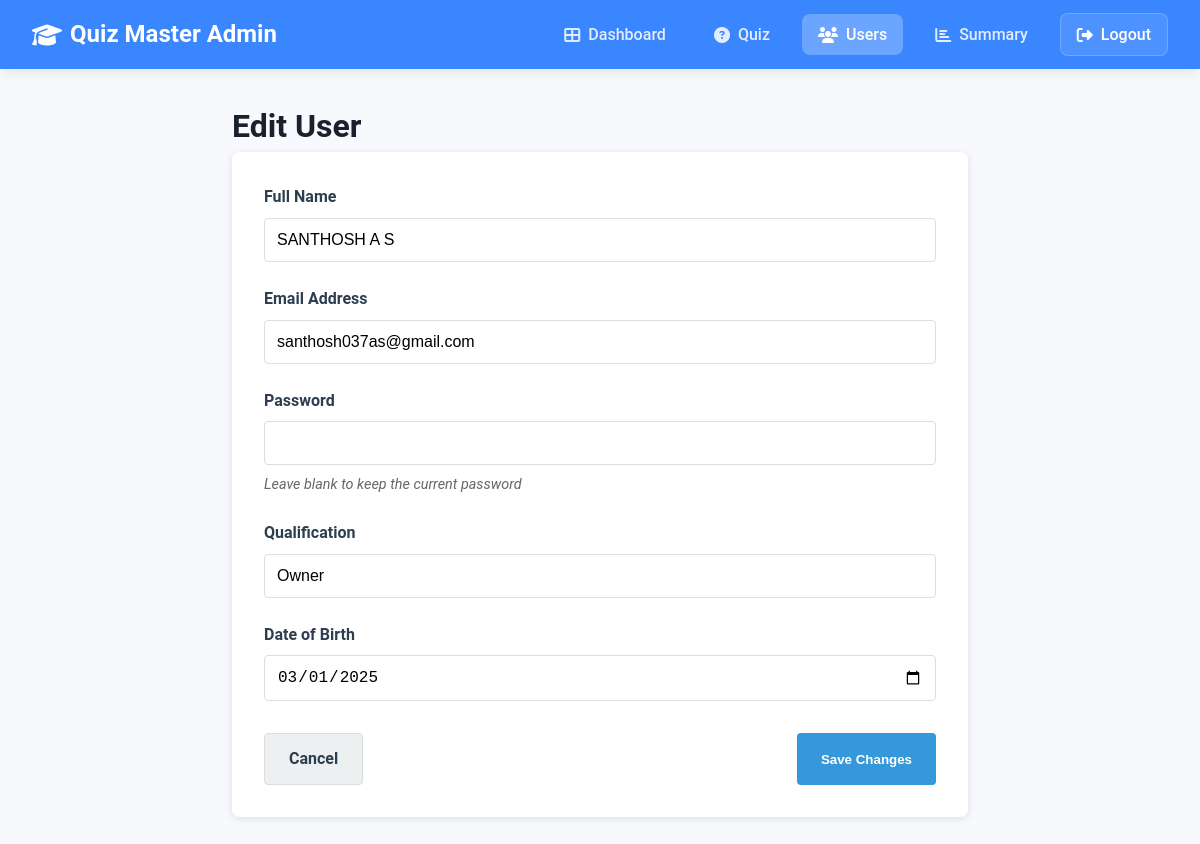
/admin/user/3/edit (signed in), run on the app's committed database.
### app.py (models this page shows, shortened)
class User(db.Model):
    __table_args__ = {'extend_existing': True}
    id = db.Column(db.Integer, primary_key=True)
    email = db.Column(db.String(120), unique=True, nullable=False)
    password = db.Column(db.String(200), nullable=False)
    full_name = db.Column(db.String(100), nullable=False)
    qualification = db.Column(db.String(100), nullable=False)
    dob = db.Column(db.Date, nullable=False)
    is_admin = db.Column(db.Boolean, default=False)
    quiz_attempts = db.relationship('QuizAttempt', back_populates='user', lazy=True)

### app.py (the view, shortened to what this page needs)
@app.route('/admin/user/<int:user_id>/edit', methods=['GET', 'POST'])
@admin_required
def edit_user(user_id):
    user = User.query.get_or_404(user_id)
    if user.is_admin and user.id != session['user_id']:
        flash('Cannot edit admin user.', 'error')
        return redirect(url_for('users'))
    return render_template('admin/edit_user.html', user=user, active_page='users')

### app.py (called while the page is built)
def get_current_user():
    if 'user_id' in session:
        return User.query.get(session['user_id'])
    return None

@app.context_processor
def utility_processor():
    return dict(current_user=get_current_user())

def admin_required(f):
    @wraps(f)
    def decorated_function(*args, **kwargs):
        if 'user_id' not in session:
            flash('Please login first.', 'error')
            return redirect(url_for('login'))
        user = User.query.get(session['user_id'])
        if not user or not user.is_admin:
            flash('Admin access required.', 'error')
            return redirect(url_for('dashboard'))
        return f(*args, **kwargs)
    return decorated_function

### templates/admin/edit_user.html (shortened to what this page needs)
<!DOCTYPE html>
<html lang="en">
<head>
    <link rel="stylesheet" href="https://cdnjs.cloudflare.com/ajax/libs/font-awesome/6.4.0/css/all.min.css">
    <link href="/static/navbar.css" rel="stylesheet">
</head>
<body>
    <nav class="navbar">
        <div class="nav-container">
            <div class="brand">
                <i class="fas fa-graduation-cap"></i>
                Quiz Master Admin
            </div>
            <div class="nav-links">
                <a href="{{ url_for('admin_dashboard') }}" {% if active_page == 'home' %}class="active"{% endif %}>
                    <i class="fas fa-th-large"></i> Dashboard
                </a>
                <a href="{{ url_for('admin_quiz') }}" {% if active_page == 'quiz' %}class="active"{% endif %}>
                    <i class="fas fa-question-circle"></i> Quiz
                </a>
                <a href="{{ url_for('users') }}" {% if active_page == 'users' %}class="active"{% endif %}>
                    <i class="fas fa-users"></i> Users
                </a>
                <a href="{{ url_for('admin_summary') }}" {% if active_page == 'summary' %}class="active"{% endif %}>
                    <i class="fas fa-chart-bar"></i> Summary
                </a>
                <a href="{{ url_for('logout') }}" class="logout-btn">
                    <i class="fas fa-sign-out-alt"></i> Logout
                </a>
            </div>
        </div>
    </nav>
    <div class="container">
        <h1>Edit User</h1>
        <div class="card">
            <form action="{{ url_for('edit_user', user_id=user.id) }}" method="POST">
                <div class="form-group">
                    <label for="full_name">Full Name</label>
                    <input type="text" id="full_name" name="full_name" class="form-control" value="{{ user.full_name }}" required>
                </div>
                <div class="form-group">
                    <label for="email">Email Address</label>
                    <input type="email" id="email" name="email" class="form-control" value="{{ user.email }}" required>
                </div>
                <div class="form-group">
                    <label for="password">Password</label>
                    <input type="password" id="password" name="password" class="form-control">
                    <p class="password-note">Leave blank to keep the current password</p>
                </div>
                <div class="form-group">
                    <label for="qualification">Qualification</label>
                    <input type="text" id="qualification" name="qualification" class="form-control" value="{{ user.qualification }}" required>
                </div>
                <div class="form-group">
                    <label for="dob">Date of Birth</label>
                    <input type="date" id="dob" name="dob" class="form-control" value="{{ user.dob.isoformat() }}" required>
                </div>
                <div class="btn-actions">
                    <a href="{{ url_for('users') }}" class="btn btn-secondary">Cancel</a>
                    <button type="submit" class="btn btn-primary">Save Changes</button>
                </div>
            </form>
        </div>
    </div>
</body>
</html>

### static/navbar.css (style rules this page uses)
:root { --primary-color: #3a86ff; --primary-hover: #2667e0; --primary-light: #d9e6ff; --secondary-color: #5e6c84; --secondary-light: #eef2f6; --success-color: #2cb67d; --warning-color: #ff9f1c; --danger-color: #e63946; --info-color: #4cc9f0; --light-color: #f8f9fa; --dark-color: #2d3748; --border-color: #e2e8f0; --bg-color: #f7f9fc; --text-color: #1a202c; --text-muted: #64748b; --box-shadow: 0 4px 12px rgba(0, 0, 0, 0.08); --transition: all 0.25s ease; --border-radius: 8px; }
* { margin: 0; padding: 0; box-sizing: border-box; }
body { font-family: 'Roboto', sans-serif; line-height: 1.6; color: var(--text-color); background-color: var(--bg-color); }
.navbar { background-color: var(--primary-color); box-shadow: var(--box-shadow); position: sticky; top: 0; z-index: 1000; }
.nav-container { display: flex; justify-content: space-between; align-items: center; padding: 0.8rem 2rem; max-width: 1400px; margin: 0 auto; }
.brand { font-size: 1.5rem; font-weight: 700; color: white; display: flex; align-items: center; gap: 0.5rem; }
.nav-links { display: flex; align-items: center; gap: 1rem; }
.nav-links a { text-decoration: none; color: rgba(255, 255, 255, 0.85); font-weight: 500; padding: 0.5rem 1rem; border-radius: var(--border-radius); transition: var(--transition); display: flex; align-items: center; gap: 0.5rem; }
.nav-links a.active { background-color: rgba(255, 255, 255, 0.25); color: white; }
.logout-btn { background-color: rgba(255, 255, 255, 0.1); color: white !important; border: 1px solid rgba(255, 255, 255, 0.2); }

### templates/admin/edit_user.html (style rules this page uses)
.container { max-width: 800px; margin: 0 auto; padding: 2rem; }
.card { background: white; border-radius: 8px; padding: 2rem; box-shadow: 0 2px 8px rgba(0,0,0,0.1); }
.form-group { margin-bottom: 1.5rem; }
.form-group label { display: block; margin-bottom: 0.5rem; font-weight: 600; color: #2c3e50; }
.form-control { width: 100%; padding: 0.75rem; border: 1px solid #ddd; border-radius: 4px; font-size: 1rem; }
.password-note { margin-top: 0.5rem; font-size: 0.9rem; color: #666; font-style: italic; }
.btn-actions { display: flex; justify-content: space-between; margin-top: 2rem; }
.btn { padding: 0.75rem 1.5rem; border-radius: 4px; cursor: pointer; font-weight: 600; text-decoration: none; }
.btn-primary { background-color: #3498db; color: white; border: none; }
.btn-secondary { background-color: #ecf0f1; color: #2c3e50; border: 1px solid #ddd; }

### data on the page
User: full_name "SANTHOSH A S", email "santhosh037as@gmail.com", qualification "Owner", dob "03/01/2025"
